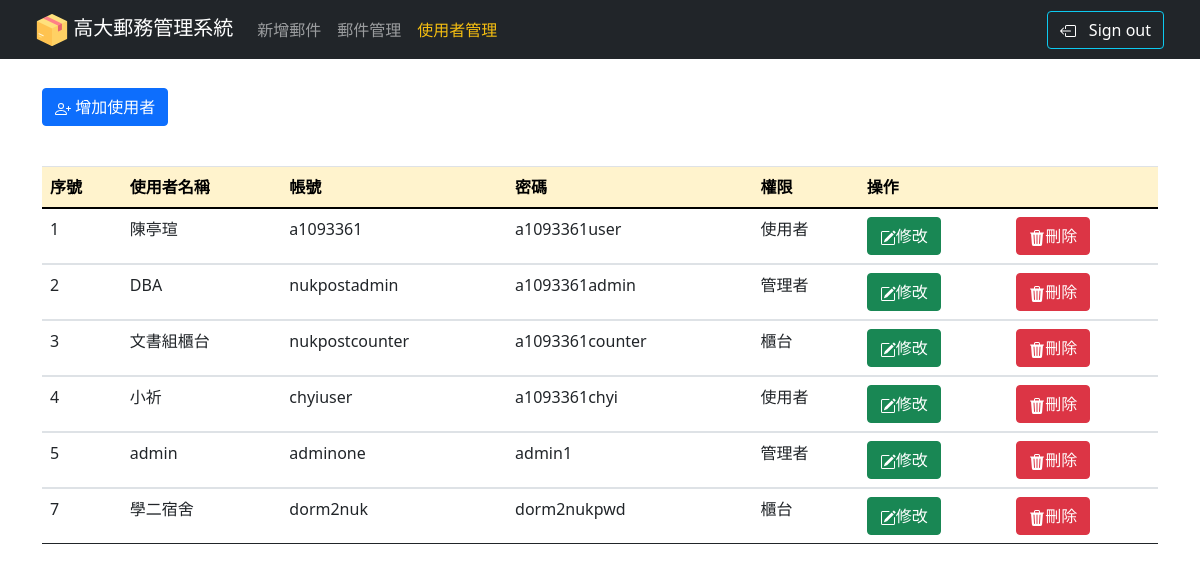
/admin/admin_usermanager.php, run on the app's committed database.
### tables this page shows
CREATE TABLE `user` (
  `uid` int(10) NOT NULL,
  `uname` varchar(10) NOT NULL,
  `uaccount` varchar(20) NOT NULL,
  `upwd` varchar(20) NOT NULL,
  `upermission` varchar(10) NOT NULL
);

### admin/admin_usermanager.php (the view, shortened to what this page needs)
<!doctype html>
<html lang="en">
  <head>
    <link rel="stylesheet" href="https://stackpath.bootstrapcdn.com/bootstrap/4.2.1/css/bootstrap.min.css">
    <link rel="stylesheet" href="https://cdn.datatables.net/1.10.18/css/dataTables.bootstrap4.min.css">
    <link href="https://cdn.jsdelivr.net/npm/bootstrap@5.0.2/dist/css/bootstrap.min.css" rel="stylesheet">
  </head>
  <body>
  <div class="container">
  <div class="row">
    <nav class="navbar navbar-expand-md navbar-dark fixed-top bg-dark">
    <div class="container-fluid">
      <a class="navbar-brand" href="admin_addmail.php">
        <img src="../img/logo.png" alt="" width="32" height="32" class="d-inline-block align-text-top">
          高大郵務管理系統
      </a>
      <div class="collapse navbar-collapse" id="navbarCollapse">
        <ul class="navbar-nav mr-auto me-auto mb-2 mb-md-0">
          <li class="nav-item">
            <a class="nav-link " aria-current="page" href="admin_addmail.php" >新增郵件</a>
          </li>
          <li class="nav-item">
            <a class="nav-link" href="admin_mailmanager.php">郵件管理</a>
          </li>
          <li class="nav-item">
            <a class="nav-link active" href="admin_usermanager.php">使用者管理</a>
          </li>
        </ul>
        <ul class="navbar-nav ">
        <li class="nav-item">
          <a class="nav-link ">
            </a>
          </li>
          <li class="nav-item">
        <a class="btn btn-outline-info"  style="text-decoration: none; color:white; " data-bs-toggle="modal" data-bs-target="#exampleModal">
          &nbsp Sign out
        </a>
        </li>
        </ul>
      </div>
    </div>
  </nav>
  </div>
</div>
<p></br></br></br></p>
    <div class="container">
      <button type="button" class="btn btn-primary" data-toggle="modal" data-target="#addmodal">
      &nbsp增加使用者
      </button>
      <p>&nbsp&nbsp&nbsp&nbsp</p>
      <div class="table-responsive">
      <?php
         $link = @mysqli_connect(
          'localhost',
          'root',
          '',
          'nukpost');
          $query = "SELECT * FROM user";
          $query_run = mysqli_query($link, $query);
      ?>
      <table class='table table-hover able-bordered align-middle '>
        <thead>
            <tr>
                <th scope="col" class="table-warning">序號</th>
                <th scope="col" class="table-warning">使用者名稱</th>
                <th scope="col" class="table-warning">帳號</th>
                <th scope="col" class="table-warning">密碼</th>
                <th scope="col" class="table-warning">權限</th>
                <th scope="col" class="table-warning" colspan="2">操作</th>
            </tr>
        </thead>
        <?php
          if($query_run)
          {
            foreach($query_run as $row)
            {
        ?>
              <tbody>
                  <tr>
                      <td><?php echo $row['uid'];?></td>
                      <td><?php echo $row['uname'];?></td>
                      <td><?php echo $row['uaccount'];?></td>
                      <td><?php echo $row['upwd'];?></td>
                      <td><?php echo $row['upermission'];?></td>
                      <td >
                          <button type="button" class="btn btn-success editbtn">
                           修改</button>
                      </td>
                      <td>
                            <button type="button" class="btn btn-danger deletebtn">
                            刪除</button>
                      </td>
                  </tr>
              </tbody>
        <?php
                    }
                }
          else
          {
             echo "No Record Found";
          }
        ?>
        </div>
    </div>
</body>
</html>

### admin/admin_usermanager.php (style rules this page uses)
.navbar-nav .nav-item .nav-link.active { color: #f5be11; }

### data on the page
user: uid "1", uname "陳亭瑄", uaccount "a1093361", upwd "a1093361user", upermission "使用者"
user: uid "2", uname "DBA", uaccount "nukpostadmin", upwd "a1093361admin", upermission "管理者"
user: uid "3", uname "文書組櫃台", uaccount "nukpostcounter", upwd "a1093361counter", upermission "櫃台"
user: uid "4", uname "小祈", uaccount "chyiuser", upwd "a1093361chyi", upermission "使用者"
user: uid "5", uname "admin", uaccount "adminone", upwd "admin1", upermission "管理者"
user: uid "7", uname "學二宿舍", uaccount "dorm2nuk", upwd "dorm2nukpwd", upermission "櫃台"
